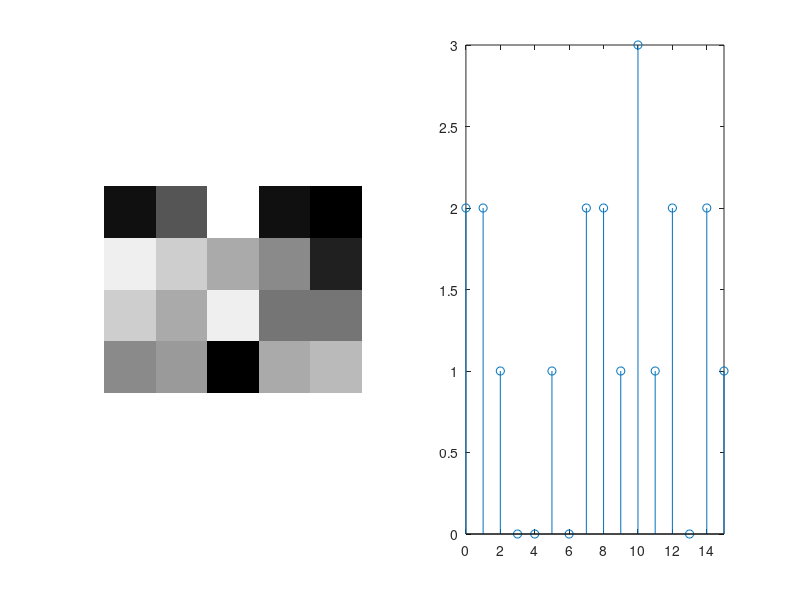

Source code (MATLAB):
close all;
clc;
clear all;


function result= hist(M, Q)
  result = zeros(1, Q+1);
  [y x] = size(M);

  for(i=1: 1: y)
    for(j=1: 1: x)
      result(M(i,j)+1)++;
    endfor
  endfor
end

img = [
    [1, 5, 15, 1, 0],
    [14, 12, 10, 8, 2],
    [12, 10, 14, 7, 7],
    [8, 9, 0, 10, 11]
];
n = 4;
Q = (n^2)-1;

subplot(1, 2, 1);
imshow(img, []);

x = (0: Q);
subplot(1, 2, 2);
stem(x, hist(img, Q));
xlim([0 Q]);